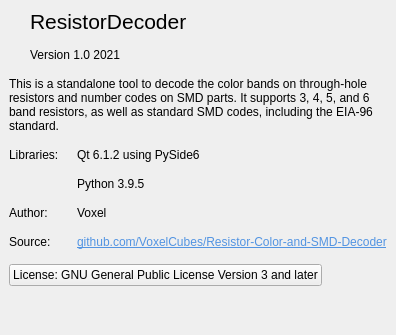
      <widget class="QWidget" name="about">
       <attribute name="title">
        <string>About</string>
       </attribute>
       <layout class="QVBoxLayout" name="verticalLayout_5">
        <property name="spacing">
         <number>15</number>
        </property>
        <property name="leftMargin">
         <number>9</number>
        </property>
        <property name="topMargin">
         <number>9</number>
        </property>
        <property name="rightMargin">
         <number>9</number>
        </property>
        <property name="bottomMargin">
         <number>9</number>
        </property>
        <item>
         <layout class="QHBoxLayout" name="horizontalLayout_about_title" stretch="0,1">
          <property name="spacing">
           <number>14</number>
          </property>
          <item>
           <widget class="QLabel" name="label_32">
            <property name="text">
             <string/>
            </property>
            <property name="pixmap">
             <pixmap resource="../icons/resource_base.qrc">:/general/resistor_icon.svg</pixmap>
            </property>
           </widget>
          </item>
          <item>
           <layout class="QVBoxLayout" name="verticalLayout_3">
            <item>
             <widget class="QLabel" name="label_16">
              <property name="font">
               <font>
                <pointsize>16</pointsize>
               </font>
              </property>
              <property name="text">
               <string>ResistorDecoder</string>
              </property>
             </widget>
            </item>
            <item>
             <widget class="QLabel" name="label_24">
              <property name="text">
               <string>Version 1.0 2021</string>
              </property>
             </widget>
            </item>
           </layout>
          </item>
         </layout>
        </item>
        <item>
         <widget class="QLabel" name="label_15">
          <property name="text">
           <string>&lt;html&gt;&lt;head/&gt;&lt;body&gt;&lt;p&gt;This is a standalone tool to decode the color bands on through-hole resistors and number codes on SMD parts. It supports 3, 4, 5, and 6 band resistors, as well as standard SMD codes, including the EIA-96 standard.&lt;/p&gt;&lt;/body&gt;&lt;/html&gt;</string>
          </property>
          <property name="textFormat">
           <enum>Qt::RichText</enum>
          </property>
          <property name="wordWrap">
           <bool>true</bool>
          </property>
         </widget>
        </item>
        <item>
         <layout class="QFormLayout" name="formLayout_5">
          <item row="0" column="0">
           <widget class="QLabel" name="label_29">
            <property name="text">
             <string>Libraries: </string>
            </property>
           </widget>
          </item>
          <item row="0" column="1">
           <widget class="QLabel" name="label_30">
            <property name="text">
             <string>&lt;html&gt;&lt;head/&gt;&lt;body&gt;&lt;p&gt;Qt 6.1.2 using PySide6&lt;/p&gt;&lt;/body&gt;&lt;/html&gt;</string>
            </property>
            <property name="textFormat">
             <enum>Qt::RichText</enum>
            </property>
           </widget>
          </item>
          <item row="1" column="1">
           <widget class="QLabel" name="label_31">
            <property name="text">
             <string>Python 3.9.5</string>
            </property>
           </widget>
          </item>
          <item row="1" column="0">
           <widget class="QLabel" name="label_38">
            <property name="text">
             <string/>
            </property>
           </widget>
          </item>
          <item row="2" column="0">
           <widget class="QLabel" name="label_34">
            <property name="text">
             <string>Author:</string>
            </property>
           </widget>
          </item>
          <item row="2" column="1">
           <widget class="QLabel" name="label_39">
            <property name="text">
             <string>Voxel </string>
            </property>
           </widget>
          </item>
          <item row="3" column="0">
           <widget class="QLabel" name="label_33">
            <property name="text">
             <string>Source:</string>
            </property>
           </widget>
          </item>
          <item row="3" column="1">
           <widget class="QLabel" name="label_40">
            <property name="text">
             <string>&lt;html&gt;&lt;head/&gt;&lt;body&gt;&lt;p&gt;&lt;a href=&quot;https://github.com/VoxelCubes/Resistor-Color-and-SMD-Decoder&quot;&gt;&lt;span style=&quot; text-decoration: underline; color:#5294e2;&quot;&gt;github.com/VoxelCubes/Resistor-Color-and-SMD-Decoder&lt;/span&gt;&lt;/a&gt;&lt;/p&gt;&lt;/body&gt;&lt;/html&gt;</string>
            </property>
            <property name="textFormat">
             <enum>Qt::RichText</enum>
            </property>
            <property name="openExternalLinks">
             <bool>true</bool>
            </property>
            <property name="textInteractionFlags">
             <set>Qt::LinksAccessibleByKeyboard|Qt::LinksAccessibleByMouse</set>
            </property>
           </widget>
          </item>
         </layout>
        </item>
        <item>
         <layout class="QHBoxLayout" name="horizontalLayout_2">
          <item>
           <widget class="QPushButton" name="pushButton_license">
            <property name="sizePolicy">
             <sizepolicy hsizetype="Preferred" vsizetype="Fixed">
              <horstretch>0</horstretch>
              <verstretch>0</verstretch>
             </sizepolicy>
            </property>
            <property name="text">
             <string>License: GNU General Public License Version 3 and later</string>
            </property>
           </widget>
          </item>
          <item>
           <spacer name="horizontalSpacer_13">
            <property name="orientation">
             <enum>Qt::Horizontal</enum>
            </property>
            <property name="sizeHint" stdset="0">
             <size>
              <width>40</width>
              <height>20</height>
             </size>
            </property>
           </spacer>
          </item>
         </layout>
        </item>
        <item>
         <spacer name="verticalSpacer">
          <property name="orientation">
           <enum>Qt::Vertical</enum>
          </property>
          <property name="sizeHint" stdset="0">
           <size>
            <width>20</width>
            <height>40</height>
           </size>
          </property>
         </spacer>
        </item>
       </layout>
      </widget>
